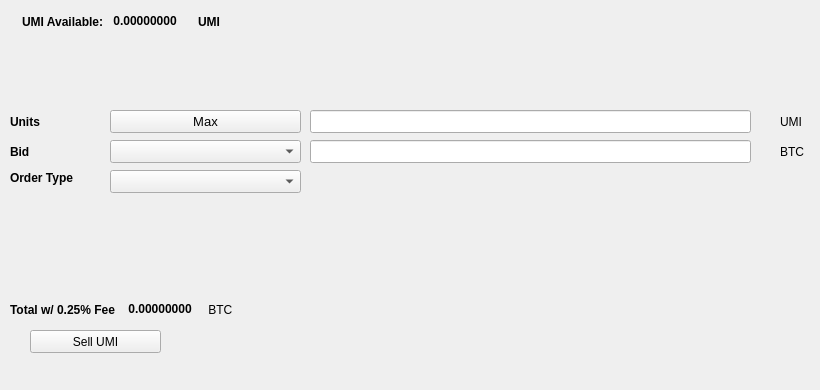
   <widget class="QWidget" name="SellTab">
    <attribute name="title">
     <string>Sell</string>
    </attribute>
    <widget class="QLabel" name="label_16">
     <property name="geometry">
      <rect>
       <x>780</x>
       <y>140</y>
       <width>31</width>
       <height>23</height>
      </rect>
     </property>
     <property name="text">
      <string>BTC</string>
     </property>
    </widget>
    <widget class="QComboBox" name="SellBidcomboBox">
     <property name="geometry">
      <rect>
       <x>110</x>
       <y>140</y>
       <width>191</width>
       <height>23</height>
      </rect>
     </property>
     <property name="font">
      <font>
       <pointsize>10</pointsize>
      </font>
     </property>
    </widget>
    <widget class="QLabel" name="label_18">
     <property name="geometry">
      <rect>
       <x>10</x>
       <y>110</y>
       <width>46</width>
       <height>23</height>
      </rect>
     </property>
     <property name="font">
      <font>
       <weight>75</weight>
       <bold>true</bold>
      </font>
     </property>
     <property name="text">
      <string>Units</string>
     </property>
    </widget>
    <widget class="QPushButton" name="Sell_Max_Amount">
     <property name="geometry">
      <rect>
       <x>110</x>
       <y>110</y>
       <width>191</width>
       <height>23</height>
      </rect>
     </property>
     <property name="font">
      <font>
       <pointsize>10</pointsize>
      </font>
     </property>
     <property name="text">
      <string>Max</string>
     </property>
    </widget>
    <widget class="QLabel" name="label_20">
     <property name="geometry">
      <rect>
       <x>10</x>
       <y>170</y>
       <width>91</width>
       <height>16</height>
      </rect>
     </property>
     <property name="font">
      <font>
       <weight>75</weight>
       <bold>true</bold>
      </font>
     </property>
     <property name="text">
      <string>Order Type</string>
     </property>
    </widget>
    <widget class="QComboBox" name="SellOrdertypeCombo">
     <property name="geometry">
      <rect>
       <x>110</x>
       <y>170</y>
       <width>191</width>
       <height>23</height>
      </rect>
     </property>
     <property name="font">
      <font>
       <pointsize>10</pointsize>
      </font>
     </property>
    </widget>
    <widget class="QLabel" name="label_21">
     <property name="geometry">
      <rect>
       <x>10</x>
       <y>140</y>
       <width>46</width>
       <height>23</height>
      </rect>
     </property>
     <property name="font">
      <font>
       <weight>75</weight>
       <bold>true</bold>
      </font>
     </property>
     <property name="text">
      <string>Bid</string>
     </property>
    </widget>
    <widget class="QLabel" name="label_22">
     <property name="geometry">
      <rect>
       <x>780</x>
       <y>110</y>
       <width>31</width>
       <height>23</height>
      </rect>
     </property>
     <property name="text">
      <string>UMI</string>
     </property>
    </widget>
    <widget class="QLineEdit" name="UnitsInputUMI">
     <property name="geometry">
      <rect>
       <x>310</x>
       <y>110</y>
       <width>441</width>
       <height>23</height>
      </rect>
     </property>
     <property name="font">
      <font>
       <pointsize>9</pointsize>
       <weight>75</weight>
       <bold>true</bold>
      </font>
     </property>
    </widget>
    <widget class="QLineEdit" name="SellBidPriceEdit">
     <property name="geometry">
      <rect>
       <x>310</x>
       <y>140</y>
       <width>441</width>
       <height>23</height>
      </rect>
     </property>
     <property name="font">
      <font>
       <pointsize>9</pointsize>
       <weight>75</weight>
       <bold>true</bold>
      </font>
     </property>
    </widget>
    <widget class="QPushButton" name="SellUMIBTN">
     <property name="geometry">
      <rect>
       <x>30</x>
       <y>330</y>
       <width>131</width>
       <height>23</height>
      </rect>
     </property>
     <property name="text">
      <string>Sell UMI</string>
     </property>
     <property name="icon">
      <iconset resource="../umi">
       <normaloff>:/icons/bitcoin</normaloff>:/icons/bitcoin</iconset>
     </property>
    </widget>
    <widget class="QWidget" name="layoutWidget3">
     <property name="geometry">
      <rect>
       <x>22</x>
       <y>12</y>
       <width>258</width>
       <height>19</height>
      </rect>
     </property>
     <layout class="QHBoxLayout" name="horizontalLayout">
      <item>
       <widget class="QLabel" name="label232_2">
        <property name="font">
         <font>
          <weight>75</weight>
          <bold>true</bold>
         </font>
        </property>
        <property name="text">
         <string>UMI Available:</string>
        </property>
       </widget>
      </item>
      <item>
       <widget class="QLabel" name="UMIAvailableLabel">
        <property name="palette">
         <palette>
          <active>
           <colorrole role="WindowText">
            <brush brushstyle="SolidPattern">
             <color alpha="255">
              <red>0</red>
              <green>0</green>
              <blue>0</blue>
             </color>
            </brush>
           </colorrole>
           <colorrole role="Button">
            <brush brushstyle="SolidPattern">
             <color alpha="255">
              <red>0</red>
              <green>170</green>
              <blue>0</blue>
             </color>
            </brush>
           </colorrole>
           <colorrole role="Light">
            <brush brushstyle="SolidPattern">
             <color alpha="255">
              <red>0</red>
              <green>255</green>
              <blue>0</blue>
             </color>
            </brush>
           </colorrole>
           <colorrole role="Midlight">
            <brush brushstyle="SolidPattern">
             <color alpha="255">
              <red>0</red>
              <green>212</green>
              <blue>0</blue>
             </color>
            </brush>
           </colorrole>
           <colorrole role="Dark">
            <brush brushstyle="SolidPattern">
             <color alpha="255">
              <red>0</red>
              <green>85</green>
              <blue>0</blue>
             </color>
            </brush>
           </colorrole>
           <colorrole role="Mid">
            <brush brushstyle="SolidPattern">
             <color alpha="255">
              <red>0</red>
              <green>113</green>
              <blue>0</blue>
             </color>
            </brush>
           </colorrole>
           <colorrole role="Text">
            <brush brushstyle="SolidPattern">
             <color alpha="255">
              <red>0</red>
              <green>170</green>
              <blue>0</blue>
             </color>
            </brush>
           </colorrole>
           <colorrole role="BrightText">
            <brush brushstyle="SolidPattern">
             <color alpha="255">
              <red>255</red>
              <green>255</green>
              <blue>255</blue>
             </color>
            </brush>
           </colorrole>
           <colorrole role="ButtonText">
            <brush brushstyle="SolidPattern">
             <color alpha="255">
              <red>0</red>
              <green>0</green>
              <blue>0</blue>
             </color>
            </brush>
           </colorrole>
           <colorrole role="Base">
            <brush brushstyle="SolidPattern">
             <color alpha="255">
              <red>255</red>
              <green>255</green>
              <blue>255</blue>
             </color>
            </brush>
           </colorrole>
           <colorrole role="Window">
            <brush brushstyle="SolidPattern">
             <color alpha="255">
              <red>0</red>
              <green>170</green>
              <blue>0</blue>
             </color>
            </brush>
           </colorrole>
           <colorrole role="Shadow">
            <brush brushstyle="SolidPattern">
             <color alpha="255">
              <red>0</red>
              <green>0</green>
              <blue>0</blue>
             </color>
            </brush>
           </colorrole>
           <colorrole role="AlternateBase">
            <brush brushstyle="SolidPattern">
             <color alpha="255">
              <red>127</red>
              <green>212</green>
              <blue>127</blue>
             </color>
            </brush>
           </colorrole>
           <colorrole role="ToolTipBase">
            <brush brushstyle="SolidPattern">
             <color alpha="255">
              <red>255</red>
              <green>255</green>
              <blue>220</blue>
             </color>
            </brush>
           </colorrole>
           <colorrole role="ToolTipText">
            <brush brushstyle="SolidPattern">
             <color alpha="255">
              <red>0</red>
              <green>0</green>
              <blue>0</blue>
             </color>
            </brush>
           </colorrole>
          </active>
          <inactive>
           <colorrole role="WindowText">
            <brush brushstyle="SolidPattern">
             <color alpha="255">
              <red>0</red>
              <green>0</green>
              <blue>0</blue>
             </color>
            </brush>
           </colorrole>
           <colorrole role="Button">
            <brush brushstyle="SolidPattern">
             <color alpha="255">
              <red>0</red>
              <green>170</green>
              <blue>0</blue>
             </color>
            </brush>
           </colorrole>
           <colorrole role="Light">
            <brush brushstyle="SolidPattern">
             <color alpha="255">
              <red>0</red>
              <green>255</green>
              <blue>0</blue>
             </color>
            </brush>
           </colorrole>
           <colorrole role="Midlight">
            <brush brushstyle="SolidPattern">
             <color alpha="255">
              <red>0</red>
              <green>212</green>
              <blue>0</blue>
             </color>
            </brush>
           </colorrole>
           <colorrole role="Dark">
            <brush brushstyle="SolidPattern">
             <color alpha="255">
              <red>0</red>
              <green>85</green>
              <blue>0</blue>
             </color>
            </brush>
           </colorrole>
           <colorrole role="Mid">
            <brush brushstyle="SolidPattern">
             <color alpha="255">
              <red>0</red>
              <green>113</green>
              <blue>0</blue>
             </color>
            </brush>
           </colorrole>
           <colorrole role="Text">
            <brush brushstyle="SolidPattern">
             <color alpha="255">
              <red>0</red>
              <green>170</green>
              <blue>0</blue>
             </color>
            </brush>
           </colorrole>
           <colorrole role="BrightText">
            <brush brushstyle="SolidPattern">
             <color alpha="255">
              <red>255</red>
              <green>255</green>
              <blue>255</blue>
             </color>
            </brush>
           </colorrole>
           <colorrole role="ButtonText">
            <brush brushstyle="SolidPattern">
             <color alpha="255">
              <red>0</red>
              <green>0</green>
              <blue>0</blue>
             </color>
            </brush>
           </colorrole>
           <colorrole role="Base">
            <brush brushstyle="SolidPattern">
             <color alpha="255">
              <red>255</red>
              <green>255</green>
              <blue>255</blue>
             </color>
            </brush>
           </colorrole>
           <colorrole role="Window">
            <brush brushstyle="SolidPattern">
             <color alpha="255">
              <red>0</red>
              <green>170</green>
              <blue>0</blue>
             </color>
            </brush>
           </colorrole>
           <colorrole role="Shadow">
            <brush brushstyle="SolidPattern">
             <color alpha="255">
              <red>0</red>
              <green>0</green>
              <blue>0</blue>
             </color>
            </brush>
           </colorrole>
           <colorrole role="AlternateBase">
            <brush brushstyle="SolidPattern">
             <color alpha="255">
              <red>127</red>
              <green>212</green>
              <blue>127</blue>
             </color>
            </brush>
           </colorrole>
           <colorrole role="ToolTipBase">
            <brush brushstyle="SolidPattern">
             <color alpha="255">
              <red>255</red>
              <green>255</green>
              <blue>220</blue>
             </color>
            </brush>
           </colorrole>
           <colorrole role="ToolTipText">
            <brush brushstyle="SolidPattern">
             <color alpha="255">
              <red>0</red>
              <green>0</green>
              <blue>0</blue>
             </color>
            </brush>
           </colorrole>
          </inactive>
          <disabled>
           <colorrole role="WindowText">
            <brush brushstyle="SolidPattern">
             <color alpha="255">
              <red>0</red>
              <green>85</green>
              <blue>0</blue>
             </color>
            </brush>
           </colorrole>
           <colorrole role="Button">
            <brush brushstyle="SolidPattern">
             <color alpha="255">
              <red>0</red>
              <green>170</green>
              <blue>0</blue>
             </color>
            </brush>
           </colorrole>
           <colorrole role="Light">
            <brush brushstyle="SolidPattern">
             <color alpha="255">
              <red>0</red>
              <green>255</green>
              <blue>0</blue>
             </color>
            </brush>
           </colorrole>
           <colorrole role="Midlight">
            <brush brushstyle="SolidPattern">
             <color alpha="255">
              <red>0</red>
              <green>212</green>
              <blue>0</blue>
             </color>
            </brush>
           </colorrole>
           <colorrole role="Dark">
            <brush brushstyle="SolidPattern">
             <color alpha="255">
              <red>0</red>
              <green>85</green>
              <blue>0</blue>
             </color>
            </brush>
           </colorrole>
           <colorrole role="Mid">
            <brush brushstyle="SolidPattern">
             <color alpha="255">
              <red>0</red>
              <green>113</green>
              <blue>0</blue>
             </color>
            </brush>
           </colorrole>
           <colorrole role="Text">
            <brush brushstyle="SolidPattern">
             <color alpha="255">
              <red>0</red>
              <green>85</green>
              <blue>0</blue>
             </color>
            </brush>
           </colorrole>
           <colorrole role="BrightText">
            <brush brushstyle="SolidPattern">
             <color alpha="255">
              <red>255</red>
              <green>255</green>
              <blue>255</blue>
             </color>
            </brush>
           </colorrole>
           <colorrole role="ButtonText">
            <brush brushstyle="SolidPattern">
             <color alpha="255">
              <red>0</red>
              <green>85</green>
              <blue>0</blue>
             </color>
            </brush>
           </colorrole>
           <colorrole role="Base">
            <brush brushstyle="SolidPattern">
             <color alpha="255">
              <red>0</red>
              <green>170</green>
              <blue>0</blue>
             </color>
            </brush>
           </colorrole>
           <colorrole role="Window">
            <brush brushstyle="SolidPattern">
             <color alpha="255">
              <red>0</red>
              <green>170</green>
              <blue>0</blue>
             </color>
            </brush>
           </colorrole>
           <colorrole role="Shadow">
            <brush brushstyle="SolidPattern">
             <color alpha="255">
              <red>0</red>
              <green>0</green>
              <blue>0</blue>
             </color>
            </brush>
           </colorrole>
           <colorrole role="AlternateBase">
            <brush brushstyle="SolidPattern">
             <color alpha="255">
              <red>0</red>
              <green>170</green>
              <blue>0</blue>
             </color>
            </brush>
           </colorrole>
           <colorrole role="ToolTipBase">
            <brush brushstyle="SolidPattern">
             <color alpha="255">
              <red>255</red>
              <green>255</green>
              <blue>220</blue>
             </color>
            </brush>
           </colorrole>
           <colorrole role="ToolTipText">
            <brush brushstyle="SolidPattern">
             <color alpha="255">
              <red>0</red>
              <green>0</green>
              <blue>0</blue>
             </color>
            </brush>
           </colorrole>
          </disabled>
         </palette>
        </property>
        <property name="font">
         <font>
          <weight>75</weight>
          <bold>true</bold>
         </font>
        </property>
        <property name="text">
         <string> 0.00000000 </string>
        </property>
        <property name="textInteractionFlags">
         <set>Qt::LinksAccessibleByMouse|Qt::TextSelectableByKeyboard|Qt::TextSelectableByMouse</set>
        </property>
       </widget>
      </item>
      <item>
       <widget class="QLabel" name="labelUMI">
        <property name="font">
         <font>
          <weight>75</weight>
          <bold>true</bold>
         </font>
        </property>
        <property name="text">
         <string>UMI</string>
        </property>
       </widget>
      </item>
     </layout>
    </widget>
    <widget class="QWidget" name="layoutWidget">
     <property name="geometry">
      <rect>
       <x>10</x>
       <y>300</y>
       <width>268</width>
       <height>19</height>
      </rect>
     </property>
     <layout class="QHBoxLayout" name="horizontalLayout_2">
      <item>
       <widget class="QLabel" name="label_19">
        <property name="font">
         <font>
          <weight>75</weight>
          <bold>true</bold>
         </font>
        </property>
        <property name="text">
         <string>Total w/ 0.25% Fee </string>
        </property>
       </widget>
      </item>
      <item>
       <widget class="QLabel" name="SellCostLabel">
        <property name="palette">
         <palette>
          <active>
           <colorrole role="WindowText">
            <brush brushstyle="SolidPattern">
             <color alpha="255">
              <red>0</red>
              <green>0</green>
              <blue>0</blue>
             </color>
            </brush>
           </colorrole>
           <colorrole role="Button">
            <brush brushstyle="SolidPattern">
             <color alpha="255">
              <red>0</red>
              <green>170</green>
              <blue>0</blue>
             </color>
            </brush>
           </colorrole>
           <colorrole role="Light">
            <brush brushstyle="SolidPattern">
             <color alpha="255">
              <red>0</red>
              <green>255</green>
              <blue>0</blue>
             </color>
            </brush>
           </colorrole>
           <colorrole role="Midlight">
            <brush brushstyle="SolidPattern">
             <color alpha="255">
              <red>0</red>
              <green>212</green>
              <blue>0</blue>
             </color>
            </brush>
           </colorrole>
           <colorrole role="Dark">
            <brush brushstyle="SolidPattern">
             <color alpha="255">
              <red>0</red>
              <green>85</green>
              <blue>0</blue>
             </color>
            </brush>
           </colorrole>
           <colorrole role="Mid">
            <brush brushstyle="SolidPattern">
             <color alpha="255">
              <red>0</red>
              <green>113</green>
              <blue>0</blue>
             </color>
            </brush>
           </colorrole>
           <colorrole role="Text">
            <brush brushstyle="SolidPattern">
             <color alpha="255">
              <red>0</red>
              <green>170</green>
              <blue>0</blue>
             </color>
            </brush>
           </colorrole>
           <colorrole role="BrightText">
            <brush brushstyle="SolidPattern">
             <color alpha="255">
              <red>255</red>
              <green>255</green>
              <blue>255</blue>
             </color>
            </brush>
           </colorrole>
           <colorrole role="ButtonText">
            <brush brushstyle="SolidPattern">
             <color alpha="255">
              <red>0</red>
              <green>0</green>
              <blue>0</blue>
             </color>
            </brush>
           </colorrole>
           <colorrole role="Base">
            <brush brushstyle="SolidPattern">
             <color alpha="255">
              <red>255</red>
              <green>255</green>
              <blue>255</blue>
             </color>
            </brush>
           </colorrole>
           <colorrole role="Window">
            <brush brushstyle="SolidPattern">
             <color alpha="255">
              <red>0</red>
              <green>170</green>
              <blue>0</blue>
             </color>
            </brush>
           </colorrole>
           <colorrole role="Shadow">
            <brush brushstyle="SolidPattern">
             <color alpha="255">
              <red>0</red>
              <green>0</green>
              <blue>0</blue>
             </color>
            </brush>
           </colorrole>
           <colorrole role="AlternateBase">
            <brush brushstyle="SolidPattern">
             <color alpha="255">
              <red>127</red>
              <green>212</green>
              <blue>127</blue>
             </color>
            </brush>
           </colorrole>
           <colorrole role="ToolTipBase">
            <brush brushstyle="SolidPattern">
             <color alpha="255">
              <red>255</red>
              <green>255</green>
              <blue>220</blue>
             </color>
            </brush>
           </colorrole>
           <colorrole role="ToolTipText">
            <brush brushstyle="SolidPattern">
             <color alpha="255">
              <red>0</red>
              <green>0</green>
              <blue>0</blue>
             </color>
            </brush>
           </colorrole>
          </active>
          <inactive>
           <colorrole role="WindowText">
            <brush brushstyle="SolidPattern">
             <color alpha="255">
              <red>0</red>
              <green>0</green>
              <blue>0</blue>
             </color>
            </brush>
           </colorrole>
           <colorrole role="Button">
            <brush brushstyle="SolidPattern">
             <color alpha="255">
              <red>0</red>
              <green>170</green>
              <blue>0</blue>
             </color>
            </brush>
           </colorrole>
           <colorrole role="Light">
            <brush brushstyle="SolidPattern">
             <color alpha="255">
              <red>0</red>
              <green>255</green>
              <blue>0</blue>
             </color>
            </brush>
           </colorrole>
           <colorrole role="Midlight">
            <brush brushstyle="SolidPattern">
             <color alpha="255">
              <red>0</red>
              <green>212</green>
              <blue>0</blue>
             </color>
            </brush>
           </colorrole>
           <colorrole role="Dark">
            <brush brushstyle="SolidPattern">
             <color alpha="255">
              <red>0</red>
              <green>85</green>
              <blue>0</blue>
             </color>
            </brush>
           </colorrole>
           <colorrole role="Mid">
            <brush brushstyle="SolidPattern">
             <color alpha="255">
              <red>0</red>
              <green>113</green>
              <blue>0</blue>
             </color>
            </brush>
           </colorrole>
           <colorrole role="Text">
            <brush brushstyle="SolidPattern">
             <color alpha="255">
              <red>0</red>
              <green>170</green>
              <blue>0</blue>
             </color>
            </brush>
           </colorrole>
           <colorrole role="BrightText">
            <brush brushstyle="SolidPattern">
             <color alpha="255">
              <red>255</red>
              <green>255</green>
              <blue>255</blue>
             </color>
            </brush>
           </colorrole>
           <colorrole role="ButtonText">
            <brush brushstyle="SolidPattern">
             <color alpha="255">
              <red>0</red>
              <green>0</green>
              <blue>0</blue>
             </color>
            </brush>
           </colorrole>
           <colorrole role="Base">
            <brush brushstyle="SolidPattern">
             <color alpha="255">
              <red>255</red>
              <green>255</green>
              <blue>255</blue>
             </color>
            </brush>
           </colorrole>
           <colorrole role="Window">
            <brush brushstyle="SolidPattern">
             <color alpha="255">
              <red>0</red>
              <green>170</green>
              <blue>0</blue>
             </color>
            </brush>
           </colorrole>
           <colorrole role="Shadow">
            <brush brushstyle="SolidPattern">
             <color alpha="255">
              <red>0</red>
              <green>0</green>
              <blue>0</blue>
             </color>
            </brush>
           </colorrole>
           <colorrole role="AlternateBase">
            <brush brushstyle="SolidPattern">
             <color alpha="255">
              <red>127</red>
              <green>212</green>
              <blue>127</blue>
             </color>
            </brush>
           </colorrole>
           <colorrole role="ToolTipBase">
            <brush brushstyle="SolidPattern">
             <color alpha="255">
              <red>255</red>
              <green>255</green>
              <blue>220</blue>
             </color>
            </brush>
           </colorrole>
           <colorrole role="ToolTipText">
            <brush brushstyle="SolidPattern">
             <color alpha="255">
              <red>0</red>
              <green>0</green>
              <blue>0</blue>
             </color>
            </brush>
           </colorrole>
          </inactive>
          <disabled>
           <colorrole role="WindowText">
            <brush brushstyle="SolidPattern">
             <color alpha="255">
              <red>0</red>
              <green>85</green>
              <blue>0</blue>
             </color>
            </brush>
           </colorrole>
           <colorrole role="Button">
            <brush brushstyle="SolidPattern">
             <color alpha="255">
              <red>0</red>
              <green>170</green>
              <blue>0</blue>
             </color>
            </brush>
           </colorrole>
           <colorrole role="Light">
            <brush brushstyle="SolidPattern">
             <color alpha="255">
              <red>0</red>
              <green>255</green>
              <blue>0</blue>
             </color>
            </brush>
           </colorrole>
           <colorrole role="Midlight">
            <brush brushstyle="SolidPattern">
             <color alpha="255">
              <red>0</red>
              <green>212</green>
              <blue>0</blue>
             </color>
            </brush>
           </colorrole>
           <colorrole role="Dark">
            <brush brushstyle="SolidPattern">
             <color alpha="255">
              <red>0</red>
              <green>85</green>
              <blue>0</blue>
             </color>
            </brush>
           </colorrole>
           <colorrole role="Mid">
            <brush brushstyle="SolidPattern">
             <color alpha="255">
              <red>0</red>
              <green>113</green>
              <blue>0</blue>
             </color>
            </brush>
           </colorrole>
           <colorrole role="Text">
            <brush brushstyle="SolidPattern">
             <color alpha="255">
              <red>0</red>
              <green>85</green>
              <blue>0</blue>
             </color>
            </brush>
           </colorrole>
           <colorrole role="BrightText">
            <brush brushstyle="SolidPattern">
             <color alpha="255">
              <red>255</red>
              <green>255</green>
              <blue>255</blue>
             </color>
            </brush>
           </colorrole>
           <colorrole role="ButtonText">
            <brush brushstyle="SolidPattern">
             <color alpha="255">
              <red>0</red>
              <green>85</green>
              <blue>0</blue>
             </color>
            </brush>
           </colorrole>
           <colorrole role="Base">
            <brush brushstyle="SolidPattern">
             <color alpha="255">
              <red>0</red>
              <green>170</green>
              <blue>0</blue>
             </color>
            </brush>
           </colorrole>
           <colorrole role="Window">
            <brush brushstyle="SolidPattern">
             <color alpha="255">
              <red>0</red>
              <green>170</green>
              <blue>0</blue>
             </color>
            </brush>
           </colorrole>
           <colorrole role="Shadow">
            <brush brushstyle="SolidPattern">
             <color alpha="255">
              <red>0</red>
              <green>0</green>
              <blue>0</blue>
             </color>
            </brush>
           </colorrole>
           <colorrole role="AlternateBase">
            <brush brushstyle="SolidPattern">
             <color alpha="255">
              <red>0</red>
              <green>170</green>
              <blue>0</blue>
             </color>
            </brush>
           </colorrole>
           <colorrole role="ToolTipBase">
            <brush brushstyle="SolidPattern">
             <color alpha="255">
              <red>255</red>
              <green>255</green>
              <blue>220</blue>
             </color>
            </brush>
           </colorrole>
           <colorrole role="ToolTipText">
            <brush brushstyle="SolidPattern">
             <color alpha="255">
              <red>0</red>
              <green>0</green>
              <blue>0</blue>
             </color>
            </brush>
           </colorrole>
          </disabled>
         </palette>
        </property>
        <property name="font">
         <font>
          <weight>75</weight>
          <bold>true</bold>
         </font>
        </property>
        <property name="autoFillBackground">
         <bool>false</bool>
        </property>
        <property name="text">
         <string> 0.00000000</string>
        </property>
        <property name="textInteractionFlags">
         <set>Qt::LinksAccessibleByMouse|Qt::TextSelectableByMouse</set>
        </property>
       </widget>
      </item>
      <item>
       <widget class="QLabel" name="label_17">
        <property name="font">
         <font>
          <weight>50</weight>
          <bold>false</bold>
         </font>
        </property>
        <property name="text">
         <string> BTC</string>
        </property>
       </widget>
      </item>
     </layout>
    </widget>
    <widget class="QLabel" name="label_23">
     <property name="geometry">
      <rect>
       <x>460</x>
       <y>300</y>
       <width>281</width>
       <height>81</height>
      </rect>
     </property>
     <property name="text">
      <string/>
     </property>
     <property name="pixmap">
      <pixmap>:/images/bittrex</pixmap>
     </property>
    </widget>
   </widget>
